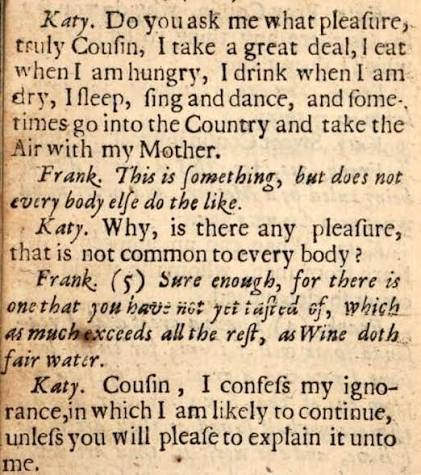
#> input picture backend/sample/image.jpg, 421 x 475 px
$ python preprocess.py
#> lines starting #> are read from the running program, lines starting #| are printed output that depends on the picture
#> further down, raw_image is the input picture: shape (475, 421, 3); mean B, G, R 152.6, 183.7, 208.7
from __future__ import annotations
import cv2
import numpy as np


def apply_clahe(
    image_bgr: np.ndarray,
    clip_limit: float = 5.0,
    tile_grid_size: tuple[int, int] = (8, 8),
    brightness_offset: int = 30,
) -> np.ndarray:
    """Applies CLAHE and brightness normalization at native resolution, returning a 3-channel BGR image."""
#> called with clip_limit = 5, tile_grid_size = (8, 8), brightness_offset = 30
    if image_bgr is None or image_bgr.ndim != 3:
        raise ValueError("Expected a valid 3-channel BGR image.")

    image_bw = cv2.cvtColor(image_bgr, cv2.COLOR_BGR2GRAY)
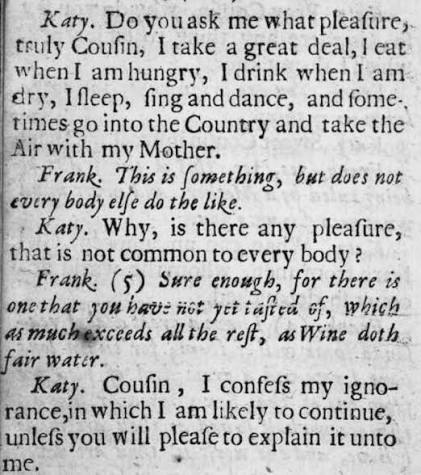
#> image_bw: shape (475, 421); min 2, max 251, mean 187.7
    clahe = cv2.createCLAHE(clipLimit=clip_limit, tileGridSize=tile_grid_size)

    equalized = clahe.apply(image_bw).astype(np.int16) + brightness_offset
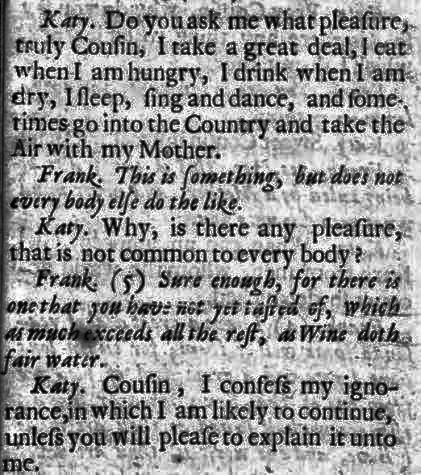
#> equalized: shape (475, 421) int16; min 30, max 285, mean 179.4; drawn with min black and max white
    clahe_img = np.clip(equalized, 0, 255).astype(np.uint8)
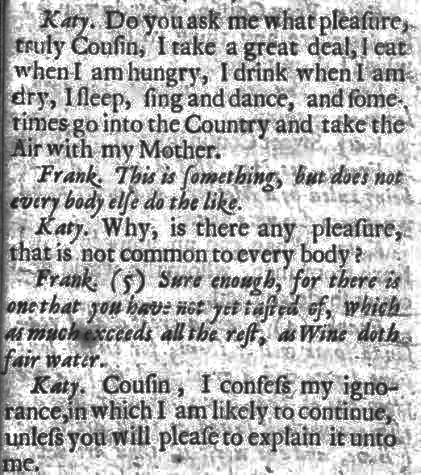
#> clahe_img: shape (475, 421); min 30, max 255, mean 178

    return cv2.cvtColor(clahe_img, cv2.COLOR_GRAY2BGR)


if __name__ == "__main__":
    image_path = "sample/image.jpg"
    raw_image = cv2.imread(image_path)
    if raw_image is None:
        raise FileNotFoundError(f"Could not load image at {image_path}")

    clahe_result = apply_clahe(raw_image, clip_limit=5.0, brightness_offset=30)
    cv2.imwrite("sample/debug_clahe.jpg", clahe_result)
